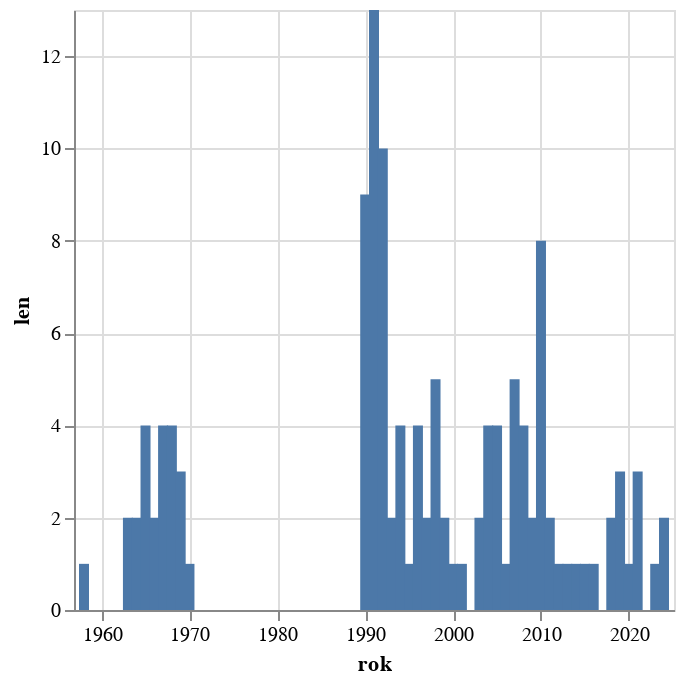

Write notebook code for a chart like this one.
### Code cell
alt.Chart(df.filter(pl.col("100_7") == 'jk01130413').group_by('rok').len().sort('rok').with_columns(pl.col("rok").map_elements(lambda x: datetime.date(year=int(x), month=1, day=1), return_dtype=pl.Date).cast(pl.Datetime)).to_pandas()).mark_bar().encode(alt.X("rok:T"),alt.Y('len:Q'))

### Figure 1 — Vega-Lite specification as saved in the notebook (floating-point values rounded to 4 significant figures)
{"config": {"view": {"continuousWidth": 300, "continuousHeight": 300}}, "data": {"name": "data-dffa835c74f34588b7e60b5982b820da"}, "mark": {"type": "bar"}, "encoding": {"x": {"field": "rok", "type": "temporal"}, "y": {"field": "len", "type": "quantitative"}}, "$schema": "https://vega.github.io/schema/vega-lite/v5.8.0.json", "datasets": {"data-dffa835c74f34588b7e60b5982b820da": [{"rok": "1958-01-01T00:00:00", "len": 1}, {"rok": "1963-01-01T00:00:00", "len": 2}, {"rok": "1964-01-01T00:00:00", "len": 2}, {"rok": "1965-01-01T00:00:00", "len": 4}, {"rok": "1966-01-01T00:00:00", "len": 2}, {"rok": "1967-01-01T00:00:00", "len": 4}, {"rok": "1968-01-01T00:00:00", "len": 4}, {"rok": "1969-01-01T00:00:00", "len": 3}, {"rok": "1970-01-01T00:00:00", "len": 1}, {"rok": "1990-01-01T00:00:00", "len": 9}, {"rok": "1991-01-01T00:00:00", "len": 13}, {"rok": "1992-01-01T00:00:00", "len": 10}, {"rok": "1993-01-01T00:00:00", "len": 2}, {"rok": "1994-01-01T00:00:00", "len": 4}, {"rok": "1995-01-01T00:00:00", "len": 1}, {"rok": "1996-01-01T00:00:00", "len": 4}, {"rok": "1997-01-01T00:00:00", "len": 2}, {"rok": "1998-01-01T00:00:00", "len": 5}, {"rok": "1999-01-01T00:00:00", "len": 2}, {"rok": "2000-01-01T00:00:00", "len": 1}, {"rok": "2001-01-01T00:00:00", "len": 1}, {"rok": "2003-01-01T00:00:00", "len": 2}, {"rok": "2004-01-01T00:00:00", "len": 4}, {"rok": "2005-01-01T00:00:00", "len": 4}, {"rok": "2006-01-01T00:00:00", "len": 1}, {"rok": "2007-01-01T00:00:00", "len": 5}, {"rok": "2008-01-01T00:00:00", "len": 4}, {"rok": "2009-01-01T00:00:00", "len": 2}, {"rok": "2010-01-01T00:00:00", "len": 8}, {"rok": "2011-01-01T00:00:00", "len": 2}, {"rok": "2012-01-01T00:00:00", "len": 1}, {"rok": "2013-01-01T00:00:00", "len": 1}, {"rok": "2014-01-01T00:00:00", "len": 1}, {"rok": "2015-01-01T00:00:00", "len": 1}, {"rok": "2016-01-01T00:00:00", "len": 1}, {"rok": "2018-01-01T00:00:00", "len": 2}, {"rok": "2019-01-01T00:00:00", "len": 3}, {"rok": "2020-01-01T00:00:00", "len": 1}, {"rok": "2021-01-01T00:00:00", "len": 3}, {"rok": "2023-01-01T00:00:00", "len": 1}, {"rok": "2024-01-01T00:00:00", "len": 2}]}}
